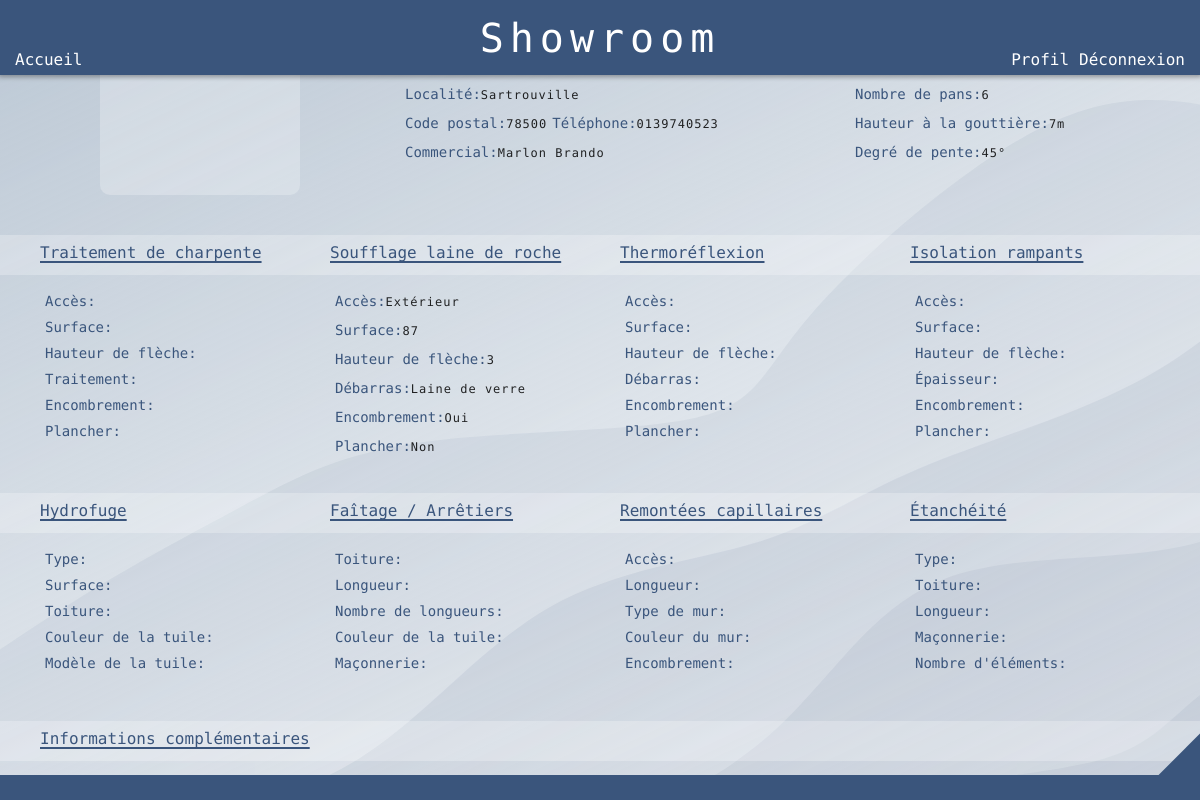
Screenshot of /fiches/5 (signed in) with the database file from the repository.
### showroom/models.py (models this page shows, shortened)
class Fiche(models.Model):
    first_name = models.CharField(max_length=200, null=False, blank=False)
    last_name = models.CharField(max_length=200, null=False, blank=False)
    adress = models.CharField(max_length=200, null=False, blank=False)
    city = models.CharField(max_length=200, null=False, blank=False)
    post_code = models.CharField(max_length=5, null=False, blank=False)
    phone = models.CharField(max_length=10, null=False, blank=False)
    invoice_number = models.CharField(max_length=10, blank=True, null=True)
    area = models.CharField(max_length=10, blank=True, null=True)
    roof = models.CharField(max_length=10, blank=True, null=True)
    height = models.CharField(max_length=10, blank=True, null=True)
    slant = models.CharField(max_length=20, choices=SLANT, null=False, blank=False)
    source = models.CharField(max_length=20, choices=SOURCE, null=False, blank=False)
    charpente_access = models.CharField(max_length=50, choices=ACCESS, blank=True, null=False)
    charpente_area = models.CharField(max_length=50, blank=True, null=False)
    charpente_height = models.CharField(max_length=50, blank=True, null=False)
    charpente_job = models.CharField(max_length=50, choices=CHARPENTE, blank=True, null=False)
    charpente_mess = models.CharField(max_length=50, choices=OUI_NON, blank=True, null=False)
    charpente_floor = models.CharField(max_length=50, choices=OUI_NON, blank=True, null=False)
    soufflage_access = models.CharField(max_length=50, choices=ACCESS, blank=True, null=False)
    soufflage_area = models.CharField(max_length=50, blank=True, null=False)
    soufflage_height = models.CharField(max_length=50, blank=True, null=False)
    soufflage_trash = models.CharField(max_length=50, blank=True, null=False)
    soufflage_mess = models.CharField(max_length=50, choices=OUI_NON, blank=True, null=False)
    soufflage_floor = models.CharField(max_length=50, choices=OUI_NON, blank=True, null=False)
    thermo_access = models.CharField(max_length=50, choices=ACCESS, blank=True, null=False)
    thermo_area = models.CharField(max_length=50, blank=True, null=False)
    thermo_height = models.CharField(max_length=50, blank=True, null=False)
    thermo_trash = models.CharField(max_length=50, blank=True, null=False)
    thermo_mess = models.CharField(max_length=50, choices=OUI_NON, blank=True, null=False)
    thermo_floor = models.CharField(max_length=50, choices=OUI_NON, blank=True, null=False)
    isol_access = models.CharField(max_length=50, choices=ACCESS, blank=True, null=False)
    isol_area = models.CharField(max_length=50, blank=True, null=False)
    isol_height = models.CharField(max_length=50, blank=True, null=False)
    isol_trash = models.CharField(max_length=50, blank=True, null=False)
    isol_mess = models.CharField(max_length=50, choices=OUI_NON, blank=True, null=False)
    isol_floor = models.CharField(max_length=50, choices=OUI_NON, blank=True, null=False)
    hydro_type = models.CharField(max_length=50, choices=HYDRO, blank=True, null=False)
    hydro_area = models.CharField(max_length=50, blank=True, null=False)
    hydro_roof = models.CharField(max_length=50, choices=TOITURE, blank=True, null=False)
    hydro_color = models.CharField(max_length=50, blank=True, null=False)
    hydro_model = models.CharField(max_length=50, blank=True, null=False)
    fait_roof = models.CharField(max_length=50, choices=TOITURE, blank=True, null=False)
    fait_length = models.CharField(max_length=50, blank=True, null=False)
    fait_length_num = models.CharField(max_length=50, blank=True, null=False)
    fait_color = models.CharField(max_length=50, blank=True, null=False)
    fait_masonry = models.CharField(max_length=50, choices=OUI_NON, blank=True, null=False)
    cap_access = models.CharField(max_length=50, choices=ACCESS, blank=True, null=False)
    cap_length = models.CharField(max_length=50, blank=True, null=False)
    cap_type = models.CharField(max_length=50, choices=WALL, blank=True, null=False)
    cap_color = models.CharField(max_length=50, blank=True, null=False)
    cap_mess = models.CharField(max_length=50, choices=OUI_NON, blank=True, null=False)
    waterproof_type = models.CharField(max_length=50, choices=PROOF, blank=True, null=False)
    waterproof_roof = models.CharField(max_length=50, choices=TOITURE, blank=True, null=False)
    waterproof_length = models.CharField(max_length=50, blank=True, null=False)
    waterproof_length_num = models.CharField(max_length=50, blank=True, null=False)
    waterproof_masonry = models.CharField(max_length=50, choices=OUI_NON, blank=True, null=False)
    infos = models.CharField(max_length=500, blank=True, null=False)
    created = models.DateTimeField(auto_now_add=True, null=True)
    owner = models.ForeignKey(Profile, null=True, blank=True, on_delete=models.SET_NULL)

### users/models.py (models this page shows, shortened)
class Profile(models.Model):
    user = models.OneToOneField(User, on_delete=models.CASCADE, null=True, blank=True)
    username = models.CharField(max_length=200, blank=True, null=True)
    first_name = models.CharField(max_length=200, blank=True, null=True)
    last_name = models.CharField(max_length=200, blank=True, null=True)
    phone = models.CharField(max_length=10, blank=True, null=True)
    email = models.EmailField(max_length=500, blank=True, null=True)
    role = models.CharField(max_length=20, choices=ROLES, default='Rôle')

### showroom/views.py (the view)
# urls.py: path('fiches/<pk>', views.fiche_chantier, name="fiche_chantier"),
@login_required(login_url='login')
def fiche_chantier(request, pk):
    page_title = f"Fiche de chantier N°{pk}"
    fiche = Fiche.objects.get(id=pk)
    context = {'page_title': page_title, 'fiche': fiche}
    return render(request, 'showroom/fiche_c.html', context)

### showroom/templates/showroom/fiche_c.html (shortened to what this page needs)
{% extends "showroom/index.html" %}
{% load static %}
{% block content %}
<div id="fiche_wrapper">
    <div id="fiche_content">
        <div id="row1">
            <div id="fiche_logo"></div>
            <div id="sub_row1_1">
                <div class="infos">Nom du client: <div class="infos_content">{{fiche.first_name}} {{fiche.last_name}}</div></div>
                <div class="infos">Adresse: <div class="infos_content"><a href="https://www.google.fr/maps/place/{{fiche.adress}},+{{fiche.post_code}}+{{fiche.city}}/">{{fiche.adress}}</a></div></div>
                <div class="infos">Localité: <div class="infos_content">{{fiche.city}}</div></div>
                <div class="infos">Code postal: <div class="infos_content">{{fiche.post_code}}</div> Téléphone: <div class="infos_content"><a href="tel:{{fiche.phone}}">{{fiche.phone}}</a></div></div>
                <div class="infos">Commercial: <div class="infos_content"><a href="tel:{{fiche.owner.phone}}">{{fiche.owner.first_name}} {{fiche.owner.last_name}}</a></div></div>
            </div>
            <div id="sub_row1_2">
                <div class="infos">N° devis: <div class="infos_content">{{fiche.invoice_number}}</div></div>
                <div class="infos">Surface toiture: <div class="infos_content">{{fiche.area}}m²</div></div>
                <div class="infos">Nombre de pans: <div class="infos_content">{{fiche.roof}}</div></div>
                <div class="infos">Hauteur à la gouttière: <div class="infos_content">{{fiche.height}}m</div></div>
                <div class="infos">Degré de pente: <div class="infos_content">{{fiche.slant}}</div></div>
            </div>
        </div>
        <div id="row2">
            <div id="sub_row2_1">
                <div class="sub_title">Traitement de charpente</div>
                <div class="infos">Accès: <div class="infos_content">{{fiche.charpente_access}}</div></div>
                <div class="infos">Surface: <div class="infos_content">{{fiche.charpente_area}}</div></div>
                <div class="infos">Hauteur de flèche: <div class="infos_content">{{fiche.charpente_height}}</div></div>
                <div class="infos">Traitement: <div class="infos_content">{{fiche.charpente_job}}</div></div>
                <div class="infos">Encombrement: <div class="infos_content">{{fiche.charpente_mess}}</div></div>
                <div class="infos">Plancher: <div class="infos_content">{{fiche.charpente_floor}}</div></div>
            </div>
            <div id="sub_row2_2">
                <div class="sub_title">Soufflage laine de roche</div>
                <div class="infos">Accès: <div class="infos_content">{{fiche.soufflage_access}}</div></div>
                <div class="infos">Surface: <div class="infos_content">{{fiche.soufflage_area}}</div></div>
                <div class="infos">Hauteur de flèche: <div class="infos_content">{{fiche.soufflage_height}}</div></div>
                <div class="infos">Débarras: <div class="infos_content">{{fiche.soufflage_trash}}</div></div>
                <div class="infos">Encombrement: <div class="infos_content">{{fiche.soufflage_mess}}</div></div>
                <div class="infos">Plancher: <div class="infos_content">{{fiche.soufflage_floor}}</div></div>
            </div>
            <div id="sub_row2_3">
                <div class="sub_title">Thermoréflexion</div>
                <div class="infos">Accès: <div class="infos_content">{{fiche.thermo_access}}</div></div>
                <div class="infos">Surface: <div class="infos_content">{{fiche.thermo_area}}</div></div>
                <div class="infos">Hauteur de flèche: <div class="infos_content">{{fiche.thermo_height}}</div></div>
                <div class="infos">Débarras: <div class="infos_content">{{fiche.thermo_trash}}</div></div>
                <div class="infos">Encombrement: <div class="infos_content">{{fiche.thermo_mess}}</div></div>
                <div class="infos">Plancher: <div class="infos_content">{{fiche.thermo_floor}}</div></div>
            </div>
            <div id="sub_row2_4">
                <div class="sub_title">Isolation rampants</div>
                <div class="infos">Accès: <div class="infos_content">{{fiche.isol_access}}</div></div>
                <div class="infos">Surface: <div class="infos_content">{{fiche.isol_area}}</div></div>
                <div class="infos">Hauteur de flèche: <div class="infos_content">{{fiche.isol_height}}</div></div>
                <div class="infos">Épaisseur: <div class="infos_content">{{fiche.isol_trash}}</div></div>
                <div class="infos">Encombrement: <div class="infos_content">{{fiche.isol_mess}}</div></div>
                <div class="infos">Plancher: <div class="infos_content">{{fiche.isol_floor}}</div></div>
            </div>
        </div>
        <div id="row3">
            <div id="sub_row3_1">
                <div class="sub_title">Hydrofuge</div>
                <div class="infos">Type: <div class="infos_content">{{fiche.hydro_type}}</div></div>
                <div class="infos">Surface: <div class="infos_content">{{fiche.hydro_area}}</div></div>
                <div class="infos">Toiture: <div class="infos_content">{{fiche.hydro_roof}}</div></div>
                <div class="infos">Couleur de la tuile: <div class="infos_content">{{fiche.hydro_color}}</div></div>
                <div class="infos">Modèle de la tuile: <div class="infos_content">{{fiche.hydro_model}}</div></div>
            </div>
            <div id="sub_row3_2">
                <div class="sub_title">Faîtage / Arrêtiers</div>
                <div class="infos">Toiture: <div class="infos_content">{{fiche.fait_roof}}</div></div>
                <div class="infos">Longueur: <div class="infos_content">{{fiche.fait_length}}</div></div>
                <div class="infos">Nombre de longueurs: <div class="infos_content">{{fiche.fait_length_num}}</div></div>
                <div class="infos">Couleur de la tuile: <div class="infos_content">{{fiche.fait_color}}</div></div>
                <div class="infos">Maçonnerie: <div class="infos_content">{{fiche.fait_masonry}}</div></div>
            </div>
            <div id="sub_row3_3">
                <div class="sub_title">Remontées capillaires</div>
                <div class="infos">Accès: <div class="infos_content">{{fiche.cap_access}}</div></div>
                <div class="infos">Longueur: <div class="infos_content">{{fiche.cap_length}}</div></div>
                <div class="infos">Type de mur: <div class="infos_content">{{fiche.cap_type}}</div></div>
                <div class="infos">Couleur du mur: <div class="infos_content">{{fiche.cap_color}}</div></div>
                <div class="infos">Encombrement: <div class="infos_content">{{fiche.cap_mess}}</div></div>
            </div>
            <div id="sub_row3_4">
                <div class="sub_title">Étanchéité</div>
                <div class="infos">Type: <div class="infos_content">{{fiche.waterproof_type}}</div></div>
                <div class="infos">Toiture: <div class="infos_content">{{fiche.waterproof_roof}}</div></div>
                <div class="infos">Longueur: <div class="infos_content">{{fiche.waterproof_length}}</div></div>
                <div class="infos">Maçonnerie: <div class="infos_content">{{fiche.waterproof_masonry}}</div></div>
                <div class="infos">Nombre d'éléments: <div class="infos_content">{{fiche.waterproof_length_num}}</div></div>
            </div>
        </div>
        <div id="row4">
            <div id="sub_row4_1">
                <div class="sub_title">Informations complémentaires</div>
                <div class="infos"><div class="infos_content">{{fiche.infos}}</div></div>
            </div>
        </div>
        <div id="fiche_background"></div>
    </div>
</div>
{% endblock %}

### rows the page displays
Fiche: city "Sartrouville", post_code "78500", phone "0139740523", owner.first_name "Marlon", owner.last_name "Brando", roof "6", height "7", slant "45°", soufflage_access "Extérieur", soufflage_area "87", soufflage_height "3", soufflage_trash "Laine de verre", soufflage_mess "Oui", soufflage_floor "Non"
